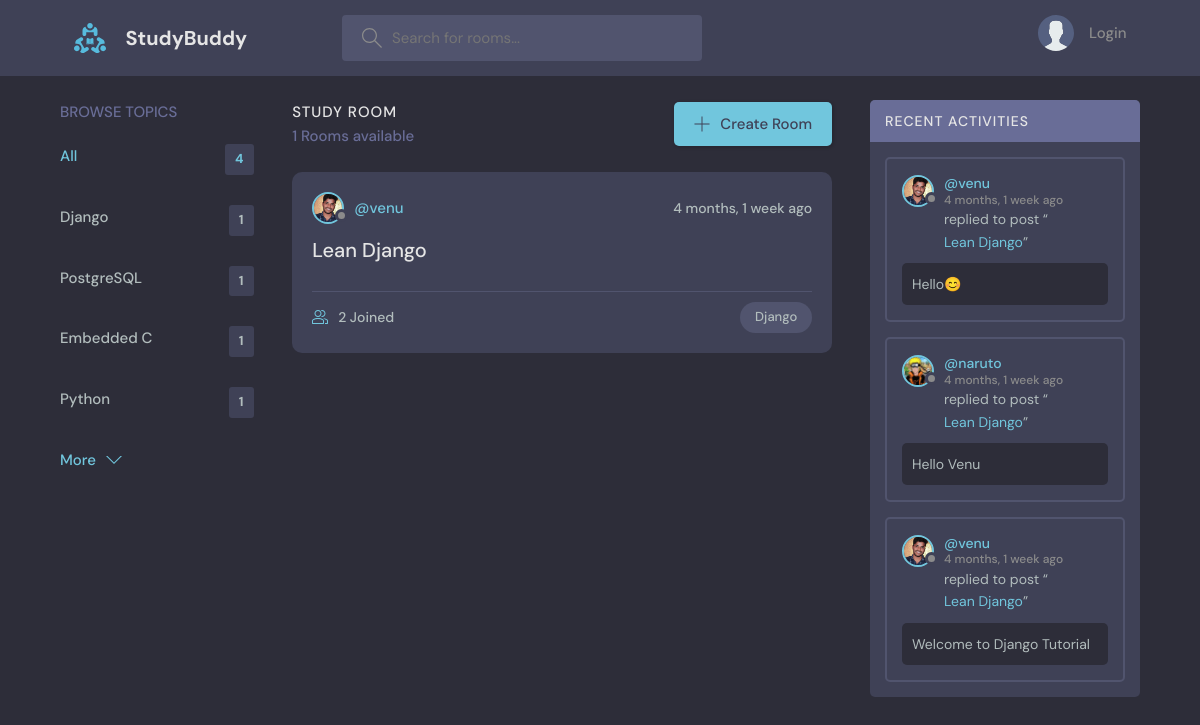
Screenshot of /?q=Django with the database file from the repository.
### base/models.py (models this page shows, shortened)
class Topic(models.Model):
    name =models.CharField(max_length=200)

class Room(models.Model):
    host = models.ForeignKey(User, on_delete=models.SET_NULL, null=True)
    topic = models.ForeignKey(Topic, on_delete=models.SET_NULL, null=True)
    name = models.CharField(max_length=200)
    description = models.TextField(null=True, blank=True)
    participants = models.ManyToManyField(User, related_name='participants', blank=True)
    updated = models.DateTimeField(auto_now=True)
    created = models.DateTimeField(auto_now_add=True)
    class Meta:
        ordering = ['-updated', '-created']
    def __str__(self):
        return self.name

class User(AbstractUser):
    name = models.CharField(max_length=200, null=True)
    email = models.EmailField(unique=True, null=True)
    bio = models.TextField(null=True)
    avatar = ResizedImageField(size=[600, 600], quality=85, null=True, default="avatar.svg")
    USERNAME_FIELD = 'email'
    REQUIRED_FIELDS = ['username'] #For createsuperuser using username

class Message(models.Model):
    user = models.ForeignKey(User, on_delete=models.CASCADE)
    room = models.ForeignKey(Room, on_delete=models.CASCADE)
    body = models.TextField()
    updated = models.DateTimeField(auto_now=True)
    created = models.DateTimeField(auto_now_add=True)
    class Meta:
        ordering = ['-updated', '-created']
    def __str__(self):
        return self.body[0:50]

### base/views.py (the view)
# urls.py: path('', views.home, name='home'),
def home(request):
    q = request.GET.get('q') if request.GET.get('q') != None else ''
    rooms = Room.objects.filter(
        Q(topic__name__icontains = q) |
        Q(name__icontains=q) |
        Q(description__icontains=q)
        )
    rooms_count = rooms.count()
    topics = Topic.objects.all()
    room_messages = Message.objects.filter(Q(room__topic__name__icontains=q))
    context = {'rooms': rooms, 'topics': topics, 'rooms_count': rooms_count, 'room_messages': room_messages}
    return render(request, 'base/home.html', context)

### base/templates/base/home.html (shortened to what this page needs)
{% extends 'main.html' %}
{% block content %}
<main class="layout layout--3">
  <div class="container">
    {% include 'base/components/topics_component.html' %}
    <div class="roomList">
      <div class="roomList__header">
        <div>
          <h2>Study Room</h2>
          <p>{{rooms_count}} Rooms available</p>
        </div>
        <a class="btn btn--main" href="{% url 'create-room' %}">
          <svg version="1.1" xmlns="http://www.w3.org/2000/svg" width="32" height="32" viewBox="0 0 32 32">
            <title>add</title>
            <path
              d="M16.943 0.943h-1.885v14.115h-14.115v1.885h14.115v14.115h1.885v-14.115h14.115v-1.885h-14.115v-14.115z">
            </path>
          </svg>
          Create Room
        </a>
      </div>
      <div class="layout__scroll">
        {% include 'base/components/feed_component.html' %}
      </div>
    </div>
     {% include 'base/components/activity_component.html' %}
  </div>
</main>
{% endblock %}

### base/templates/base/components/topics_component.html
<div class="topics">
    <div class="topics__header">
        <h2>Browse Topics</h2>
    </div>
    <ul class="topics__list">
        <li>
            <a href="{% url 'home' %}" class="active">All <span>{{topics.count}}</span></a>
        </li>
        {% for topic in topics|slice:":5" %}
        <li>
            <a href="{% url 'home' %}?q={{topic.name}}">{{topic.name}} <span>{{topic.room_set.all.count}}</span></a>
        </li>
        {% endfor %}
    </ul>
    <a class="btn btn--link" href="{% url 'topics' %}">
        More
        <svg version="1.1" xmlns="http://www.w3.org/2000/svg" width="32" height="32" viewBox="0 0 32 32">
            <title>chevron-down</title>
            <path d="M16 21l-13-13h-3l16 16 16-16h-3l-13 13z"></path>
        </svg>
    </a>
</div>

### base/templates/base/components/feed_component.html (shortened to what this page needs)
{% if rooms %}
{% for room in rooms %}
<div class="roomListRoom">
    <div class="roomListRoom__header">
        <a href="{% url 'user-profile' room.host.id %}" class="roomListRoom__author">
            <div class="avatar avatar--small">
                <img src="{{room.host.avatar.url}}" />
            </div>
            <span>@{{room.host.username}}</span>
        </a>
        <div class="roomListRoom__actions">
            <span>{{room.created | timesince}} ago</span>
        </div>
    </div>
    <div class="roomListRoom__content">
        <a href="{% url 'room' room.id %}">{{room.name}}</a>
    </div>
    <div class="roomListRoom__meta">
        <a href="{% url 'room' room.id %}" class="roomListRoom__joined">
            {{room.participants.all.count}} Joined
        </a>
        <p class="roomListRoom__topic">{{room.topic.name}}</p>
    </div>
</div>
{% endfor %}
{% else %}
<h3 style="text-align: center;">No rooms available</h3>
{% endif %}

### base/templates/base/components/activity_component.html (shortened to what this page needs)
<div class="activities ">
  <div class="activities__header">
    <h2>Recent Activities</h2>
  </div>
  <div class="layout__scroll">
  {% for message in room_messages %}
  <div class="activities__box">
    <div class="activities__boxHeader roomListRoom__header">
      <a href="{% url 'user-profile' message.user.id %}" class="roomListRoom__author">
        <div class="avatar avatar--small">
          <img src="{{message.user.avatar.url}}" />
        </div>
        <p>
          @{{message.user.username}}
          <span>{{message.created | timesince}} ago</span>
        </p>
      </a>
    </div>
    <div class="activities__boxContent">
      <p>replied to post “<a href="{% url 'room' message.room.id %}">{{message.room}}</a>”</p>
      <div class="activities__boxRoomContent">
        {{message}}
      </div>
    </div>
  </div>
  {% endfor %}
</div>
</div>

### rows the page displays
Topic: name "Django", room_set.all.count "1"
Topic: name "PostgreSQL", room_set.all.count "1"
Topic: name "Embedded C", room_set.all.count "1"
Topic: name "Python", room_set.all.count "1"
Room: host.avatar (picture), host.username "venu", created "4 months, 1 week", name "Lean Django", participants.all.count "2", topic.name "Django"
Message: user.avatar (picture), user.username "venu", created "4 months, 1 week", room "Lean Django", body "Hello😊"
Message: user.avatar (picture), user.username "naruto", created "4 months, 1 week", room "Lean Django", body "Hello Venu"
Message: user.avatar (picture), user.username "venu", created "4 months, 1 week", room "Lean Django", body "Welcome to Django Tutorial"

### other values shown
{{ topics.count }} "4"
{{ rooms_count }} "1"
